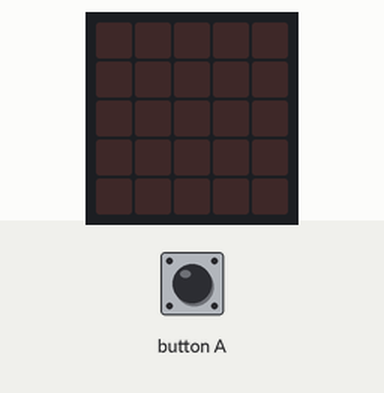
Simulated run of this program. Board: BBC micro:bit running MicroPython. Parts: the board's 5×5 LED display. Inputs (shaded band) come from the test bench. Random numbers come from a fixed seed.

Above: at 1.2 s.
1.3 s: button A pressed for 0.15 s
At 4.2 s:
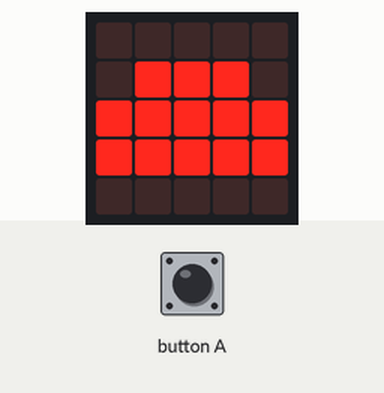
4.4 s: button A pressed for 1 s
At 7.0 s:
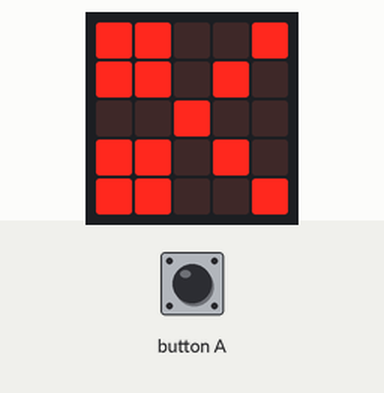
8.0 s: button A pressed for 3.2 s
At 12.6 s:
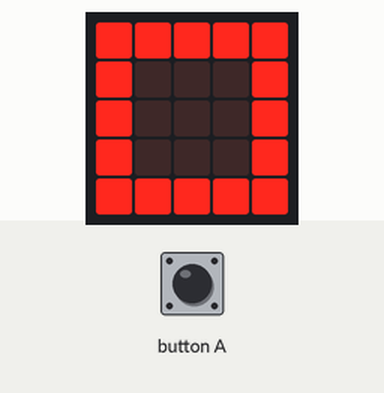
Timing chart, 0 to 14.1 s (numbered marks = the images above; inputs shaded):
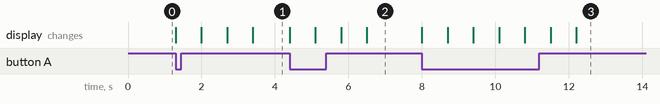

The program:

RockPaperScissors___MicroPython__-main.py
```python
from microbit import *
from random import randint as rand

tools = []
#Rock
tools.append(Image('00000:'
                   '09990:'
                   '99999:'
                   '99999:'
                   '00000'))
#Paper
tools.append(Image.SQUARE)
#Scissors
tools.append(Image.SCISSORS)

while True:
    if button_a.is_pressed():

        #countdown
        for i in range(3,0,-1):
            display.show(i)
            sleep(700)

        #play
        display.show(tools[rand(0,2)])
```

Measured:
- after the input at 1.3 s, the display: first changes at once (image 1 shows a later state)
- after the input at 4.4 s, the display: first changes at once (image 2 shows a later state)
- after the input at 8.0 s, the display: first changes at once (image 3 shows a later state)
